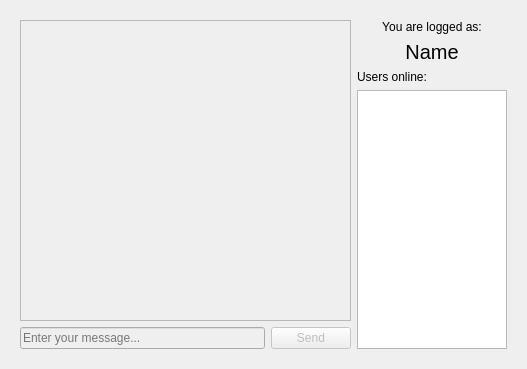
<?xml version="1.0" encoding="UTF-8"?>
<ui version="4.0">
 <class>ChatWindow</class>
 <widget class="QWidget" name="ChatWindow">
  <property name="geometry">
   <rect>
    <x>0</x>
    <y>0</y>
    <width>527</width>
    <height>369</height>
   </rect>
  </property>
  <property name="windowTitle">
   <string>Client</string>
  </property>
  <layout class="QVBoxLayout" name="verticalLayout_5">
   <item>
    <widget class="QStackedWidget" name="stackedWidget">
     <property name="currentIndex">
      <number>1</number>
     </property>
     <widget class="QWidget" name="page">
      <widget class="QWidget" name="layoutWidget">
       <property name="geometry">
        <rect>
         <x>180</x>
         <y>120</y>
         <width>110</width>
         <height>86</height>
        </rect>
       </property>
       <layout class="QVBoxLayout" name="verticalLayout_3">
        <item>
         <widget class="QLineEdit" name="nameLineEdit">
          <property name="text">
           <string/>
          </property>
          <property name="placeholderText">
           <string>Enter your name:</string>
          </property>
         </widget>
        </item>
        <item>
         <widget class="QPushButton" name="connectButton">
          <property name="enabled">
           <bool>false</bool>
          </property>
          <property name="text">
           <string>Connect</string>
          </property>
         </widget>
        </item>
       </layout>
      </widget>
     </widget>
     <widget class="QWidget" name="page_2">
      <layout class="QHBoxLayout" name="horizontalLayout_2">
       <item>
        <layout class="QVBoxLayout" name="verticalLayout_2">
         <item>
          <widget class="QListView" name="chatView">
           <property name="enabled">
            <bool>false</bool>
           </property>
           <property name="editTriggers">
            <set>QAbstractItemView::NoEditTriggers</set>
           </property>
          </widget>
         </item>
         <item>
          <layout class="QHBoxLayout" name="horizontalLayout">
           <item>
            <widget class="QLineEdit" name="messageEdit">
             <property name="enabled">
              <bool>false</bool>
             </property>
             <property name="placeholderText">
              <string>Enter your message...</string>
             </property>
            </widget>
           </item>
           <item>
            <widget class="QPushButton" name="sendButton">
             <property name="enabled">
              <bool>false</bool>
             </property>
             <property name="text">
              <string>Send</string>
             </property>
             <property name="default">
              <bool>true</bool>
             </property>
            </widget>
           </item>
          </layout>
         </item>
        </layout>
       </item>
       <item>
        <layout class="QVBoxLayout" name="verticalLayout_4">
         <item>
          <layout class="QVBoxLayout" name="verticalLayout">
           <item>
            <widget class="QLabel" name="label">
             <property name="text">
              <string>You are logged as:</string>
             </property>
             <property name="alignment">
              <set>Qt::AlignCenter</set>
             </property>
            </widget>
           </item>
           <item>
            <widget class="QLabel" name="myName">
             <property name="font">
              <font>
               <pointsize>15</pointsize>
              </font>
             </property>
             <property name="text">
              <string>Name</string>
             </property>
             <property name="alignment">
              <set>Qt::AlignCenter</set>
             </property>
            </widget>
           </item>
          </layout>
         </item>
         <item>
          <widget class="QLabel" name="label_2">
           <property name="text">
            <string>Users online:</string>
           </property>
          </widget>
         </item>
         <item>
          <widget class="QListWidget" name="usersListWidget">
           <property name="sizePolicy">
            <sizepolicy hsizetype="Fixed" vsizetype="Expanding">
             <horstretch>0</horstretch>
             <verstretch>0</verstretch>
            </sizepolicy>
           </property>
           <property name="maximumSize">
            <size>
             <width>150</width>
             <height>16777215</height>
            </size>
           </property>
          </widget>
         </item>
        </layout>
       </item>
      </layout>
     </widget>
    </widget>
   </item>
  </layout>
 </widget>
 <resources/>
 <connections/>
</ui>
